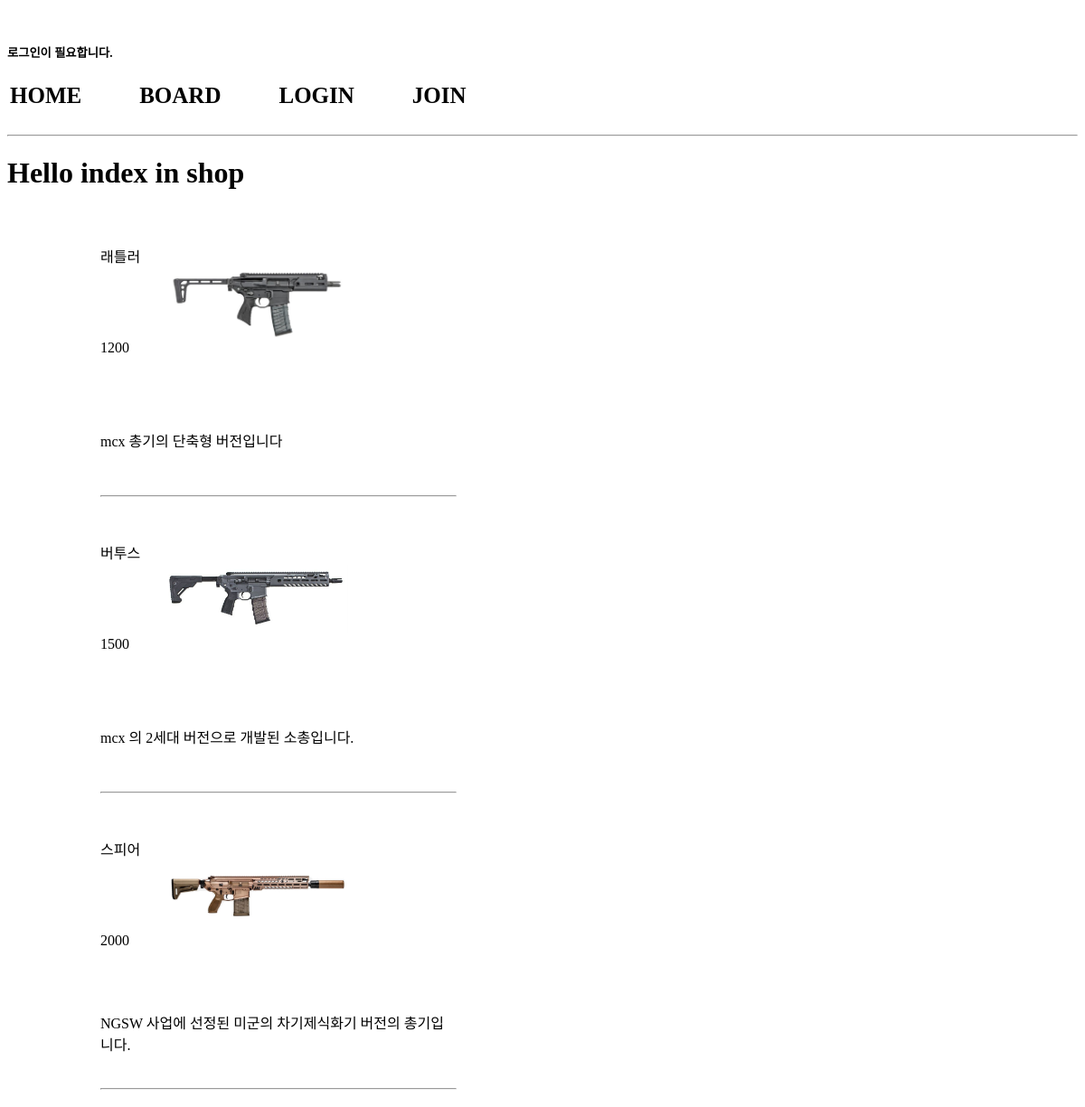
The app's page /shop/index/ with its own data.
### shop/models.py (models this page shows, shortened)
class Shop(models.Model) :
    id = models.BigAutoField(auto_created=True, primary_key=True, serialize=False, verbose_name='ID')
    name = models.CharField(max_length=100,default="상품",blank=True)
    pic = models.ImageField(upload_to=("shoppic/"),blank=True)
    comment = models.TextField(blank=True)
    price = models.IntegerField(default=0)
    def getpic(self):
        print("shop models Shop getpic")
        if self.pic:
            print("self.pic.url :",self.pic.url)
            return self.pic.url
        return "/media/no.jpg"

### shop/views.py (the view)
# urls.py: path('index/',views.index,name="index"),
def index(req) :
    s = Shop.objects.all()
    context = {
        "s" : s
    }
    return render(req,"shop/index.html",context)

### templates/shop/index.html (shortened to what this page needs)
{% extends 'header.html' %}
{% block con %}
<h1>Hello index in shop</h1>
<table border="0" style="width: 400px; margin-left: 100px;">
    {% for i in s %}
        <tr class="menuobj">
            <td>{{ i.name }}</td>
            <td rowspan="2">
                <img src="{{ i.getpic }}" width="200px">
            </td>
        </tr>
        <tr class="menuobj">
            <td >{{ i.price }}</td>
        </tr>
        <tr class="menuobj">
            <td colspan="2">{{ i.comment }}</td>
        </tr>
        <tr><td colspan="2"><hr></td></td></td></tr>
    {% endfor %}
</table>
{% endblock %}

### templates/shop/index.html (style rules this page uses)
.menuobj { height: 100px; }

### records on screen
Shop: name "래틀러", getpic (picture), price "1200", comment "mcx 총기의 단축형 버전입니다"
Shop: name "버투스", getpic (picture), price "1500", comment "mcx 의 2세대 버전으로 개발된 소총입니다."
Shop: name "스피어", getpic (picture), price "2000", comment "NGSW 사업에 선정된 미군의 차기제식화기 버전의 총기입니다."
